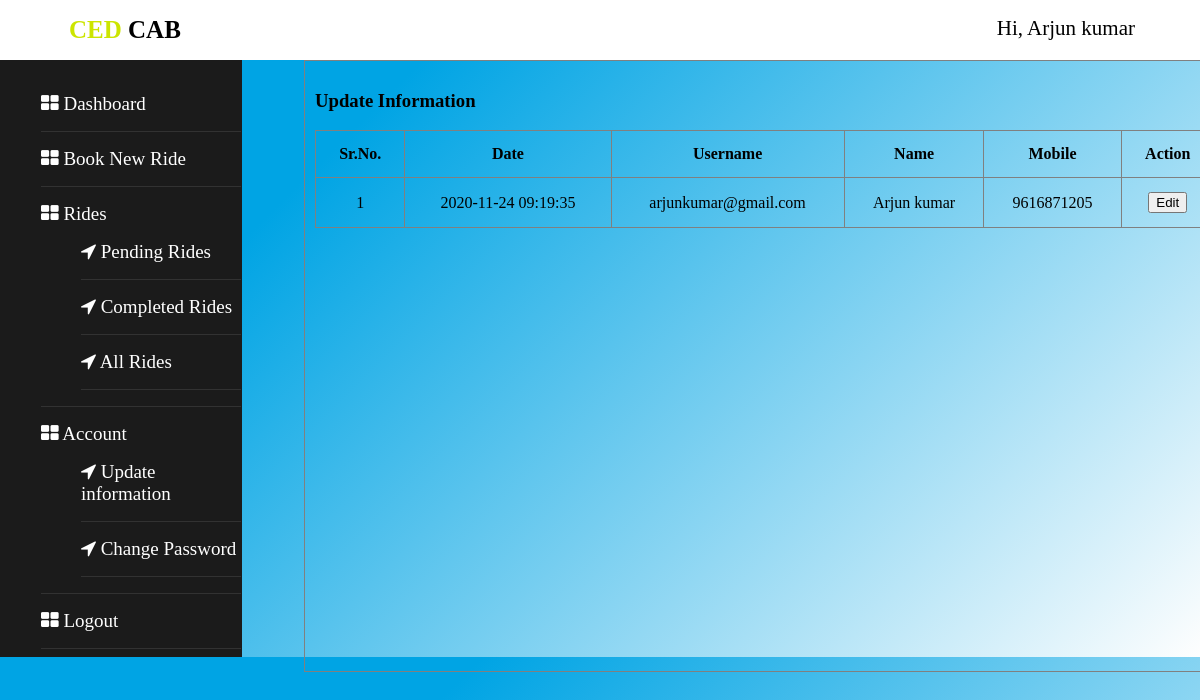
Screenshot of /member/updateInfo.php (signed in) with the database file from the repository.
### tables this page shows
CREATE TABLE `tbl_user` (
  `user_id` int(11) NOT NULL,
  `user_name` varchar(255) NOT NULL,
  `name` varchar(100) NOT NULL,
  `dateofsignup` datetime NOT NULL,
  `mobile` varchar(15) NOT NULL,
  `isblock` int(11) NOT NULL DEFAULT 0,
  `password` varchar(100) NOT NULL,
  `is_admin` int(11) NOT NULL DEFAULT 0
);

### DbConnection.php (called while the page is built, shortened)
<?php
class DbConnection
{
    function __construct()
    {
        $this->conn = new mysqli('localhost', 'root', '', 'cedcoss');
    }
}
?>

### User.php (called while the page is built, shortened)
<?php
class User
{
    function fetchUserInfo($conn)
    {
        $user_id = $_SESSION['userid'];
        $sql = "SELECT * FROM `tbl_user` WHERE `isblock` = 1 AND `user_id` = '$user_id' ";
        $res = mysqli_query($conn, $sql);
        while ($data = mysqli_fetch_assoc($res)) {
            $row[] = $data;
        }
        return $row;
    }
}
?>

### member/updateInfo.php (the view, shortened to what this page needs)
<?php
require '../DbConnection.php';
require 'header.php';
require '../User.php';
$User = new User();
$Dbconn = new DbConnection();
?>
<section>
    <div class="wrapper">
        <h3>Update Information</h3>
        <table>
            <thead>
                <tr>
                    <th>Sr.No.</th>
                    <th>Date</th>
                    <th>Username</th>
                    <th>Name</th>
                    <th>Mobile</th>
                    <th>Action</th>
                </tr>
            </thead>
            <tbody>
            <?php
            $data = $User->fetchUserInfo($Dbconn->conn);
            $sr = 1;
            foreach ($data as $row) {
                ?>
                    <tr>
                        <td><?php echo $sr++; ?></td>
                        <td><?php echo $row['dateofsignup']; ?></td>
                        <td><?php echo $row['user_name']; ?></td>
                        <td id="name"><?php echo $row['name']; ?></td>
                        <td id="mobile"><?php echo $row['mobile']; ?></td>
                        <td>
                            <button type="button" id="editInfo">Edit</button>
                        </td>
                    </tr>
                <?php
            }
            ?>
            </tbody>
        </table>
    </div>
</section>
<?php
    require 'footer.php';
?>

### member/style.css (style rules this page uses)
body { margin: 0; padding: 0; background-color: #fefefe; background-image: linear-gradient(315deg, #fefefe 0%, #00a4e4 74%); }
section .wrapper { position: absolute; left: 304px; top: 60px; border: 1px solid gray; width: 75%; padding: 10px; height: 590px; overflow: auto; }
section .wrapper table, td, th { border: 1px solid gray; padding: 14px !important; border-collapse: collapse; text-align: center; }
.wrapper table { width: 100%; }
.wrapper table, tr { padding: 10px; }

### rows the page displays
tbl_user: dateofsignup "2020-11-24 09:19:35", user_name "arjunkumar@gmail.com", name "Arjun kumar", mobile "9616871205"

### other values shown
$_SESSION['name'] "Arjun kumar"
